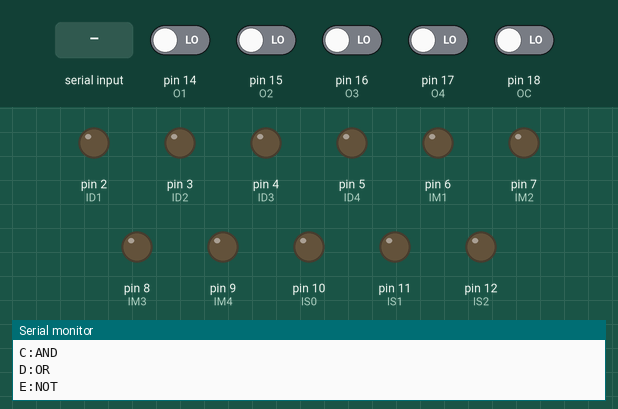
A sketch run on a simulated Arduino Uno, built with avr-gcc and run on an emulated ATmega328P. On the bench: output pins drawn as LEDs (lit = HIGH), the last lines printed to the serial monitor. Dashed ring = blinking. The test bench sets the inputs (shaded band); at power-on: pin 14 (O1), pin 15 (O2), pin 16 (O3), pin 17 (O4), pin 18 (OC) LOW.

Above: at 1.2 s.
1.3 s: "A" received over Serial
At 2.46 s:
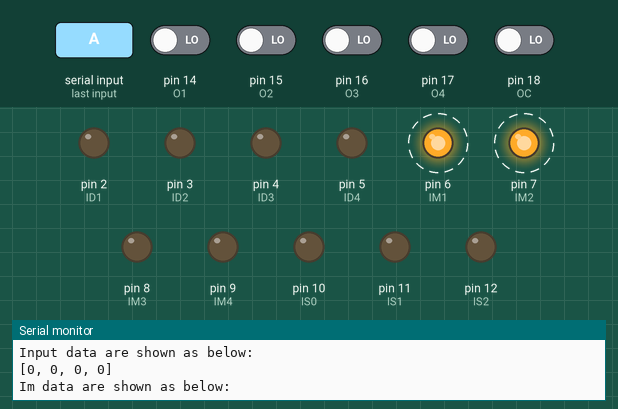
At 3.78 s:
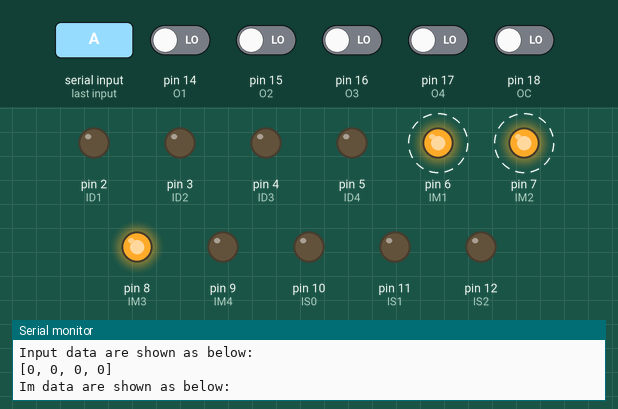
Timing chart, 0 to 21.3 s (numbered marks = the images above; inputs shaded):
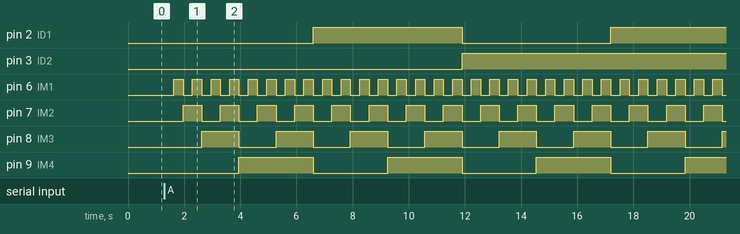

The sketch:

ALUEval.ino
```cpp
/*
 ALU Evaluation program
 Read digital inputs, prints the result to the serial monitor
*/

// digital pin name:
const int ID1 = 2;
const int ID2 = 3;
const int ID3 = 4;
const int ID4 = 5;

const int IM1 = 6;
const int IM2 = 7;
const int IM3 = 8;
const int IM4 = 9;

const int IS0 = 10;
const int IS1 = 11;
const int IS2 = 12;

const int O1 = 14;
const int O2 = 15;
const int O3 = 16;
const int O4 = 17;

const int OC = 18;

int incomingByte = 0;

// the setup routine runs once when you press reset:
void setup() {
  // initialize serial communication at 9600 bits per second:
  Serial.begin(9600);

  // make the pins input:
  pinMode(O1, INPUT);
  pinMode(O2, INPUT);
  pinMode(O3, INPUT);
  pinMode(O4, INPUT);
  pinMode(OC, INPUT);

  // make the pins output:
  pinMode(ID1, OUTPUT);
  pinMode(ID2, OUTPUT);
  pinMode(ID3, OUTPUT);
  pinMode(ID4, OUTPUT);

  pinMode(IM1, OUTPUT);
  pinMode(IM2, OUTPUT);
  pinMode(IM3, OUTPUT);
  pinMode(IM4, OUTPUT);

  pinMode(IS0, OUTPUT);
  pinMode(IS1, OUTPUT);
  pinMode(IS2, OUTPUT);
}

// the loop routine runs over and over again forever:
void loop() {

  Serial.println("Select ALU mode.");
  Serial.println("A:ADD");
  Serial.println("B:SUB");
  Serial.println("C:AND");
  Serial.println("D:OR");
  Serial.println("E:NOT");
  Serial.println("");
  Serial.println("");

  int hoge = 0;
  while (hoge == 0) {
    if (Serial.available() > 0) {
      incomingByte = Serial.read();

      switch (incomingByte) {

      case 'A':
        // select signal
        digitalWrite(IS0, LOW);
        digitalWrite(IS1, LOW);
        digitalWrite(IS2, LOW);
        Serial.println("Start ADD");
        Serial.println("");
        calc();
        hoge = 1;
        break;

      case 'B':
        // select signal
        digitalWrite(IS0, HIGH);
        digitalWrite(IS1, LOW);
        digitalWrite(IS2, LOW);
        Serial.println("Start SUB");
        Serial.println("");
        calc();
        hoge = 1;
        break;

      case 'C':
        // select signal
        digitalWrite(IS0, LOW);
        digitalWrite(IS1, HIGH);
        digitalWrite(IS2, LOW);
        Serial.println("Start AND");
        Serial.println("");
        calc();
        hoge = 1;
        break;

      case 'D':
        // select signal
        digitalWrite(IS0, HIGH);
        digitalWrite(IS1, HIGH);
        digitalWrite(IS2, LOW);
        Serial.println("Start OR");
        Serial.println("");
        calc();
        hoge = 1;
        break;

      case 'E':
        // select signal
        digitalWrite(IS0, LOW);
        digitalWrite(IS1, LOW);
        digitalWrite(IS2, HIGH);
        Serial.println("Start NOT");
        Serial.println("");
        calc();
        hoge = 1;
        break;

      }
    }
  }

}


void calc() {

  int Odata[4] = {0, 0, 0, 0};
  int Carry = 0;

  for (int i=0; i <=1; i++) {
    digitalWrite(ID4, i);

    for (int j=0; j <=1; j++) {
      digitalWrite(ID3, j);

      for (int k=0; k <=1; k++) {
        digitalWrite(ID2, k);

        for (int l=0; l <=1; l++) {
          digitalWrite(ID1, l);

          for (int m=0; m <=1; m++) {
            digitalWrite(IM4, m);

            for (int n=0; n <=1; n++) {
              digitalWrite(IM3, n);

              for (int o=0; o <=1; o++) {
                digitalWrite(IM2, o);

                for (int p=0; p <=1; p++) {
                  digitalWrite(IM1, p);
                  delay(100);

                  // output data
                  Odata[0] = digitalRead(O1);
                  Odata[1] = digitalRead(O2);
                  Odata[2] = digitalRead(O3);
                  Odata[3] = digitalRead(O4);
                  Carry = digitalRead(OC);

                  // print out the states:
                  Serial.println("Input data are shown as below:");
                  Serial.print("[");
                  Serial.print(i);
                  Serial.print(", ");
                  Serial.print(j);
                  Serial.print(", ");
                  Serial.print(k);
                  Serial.print(", ");
                  Serial.print(l);
                  Serial.println("]");
                  Serial.println("");

                  Serial.println("Im data are shown as below:");
                  Serial.print("[");
                  Serial.print(m);
                  Serial.print(", ");
                  Serial.print(n);
                  Serial.print(", ");
                  Serial.print(o);
                  Serial.print(", ");
                  Serial.print(p);
                  Serial.println("]");
                  Serial.println("");

                  Serial.println("Output data are shown as below:");
                  Serial.print("[");
                  Serial.print(Odata[3]);
                  Serial.print(", ");
                  Serial.print(Odata[2]);
                  Serial.print(", ");
                  Serial.print(Odata[1]);
                  Serial.print(", ");
                  Serial.print(Odata[0]);
                  Serial.println("]");
                  Serial.println("");

                  Serial.println("Output carry signal is shown as below:");
                  Serial.print("[");
                  Serial.print(Carry);
                  Serial.println("]");
                  Serial.println("");
                  Serial.println("");

                  delay(100);
                }
              }
            }
          }
        }
      }
    }
  }

}
```

Measured:
- after the input at 1.3 s, pin 2 (ID1): LOW → HIGH after 5.3 s, → LOW 5.3 s later, → HIGH 5.3 s later; pin 3 (ID2): LOW → HIGH after 10.6 s
